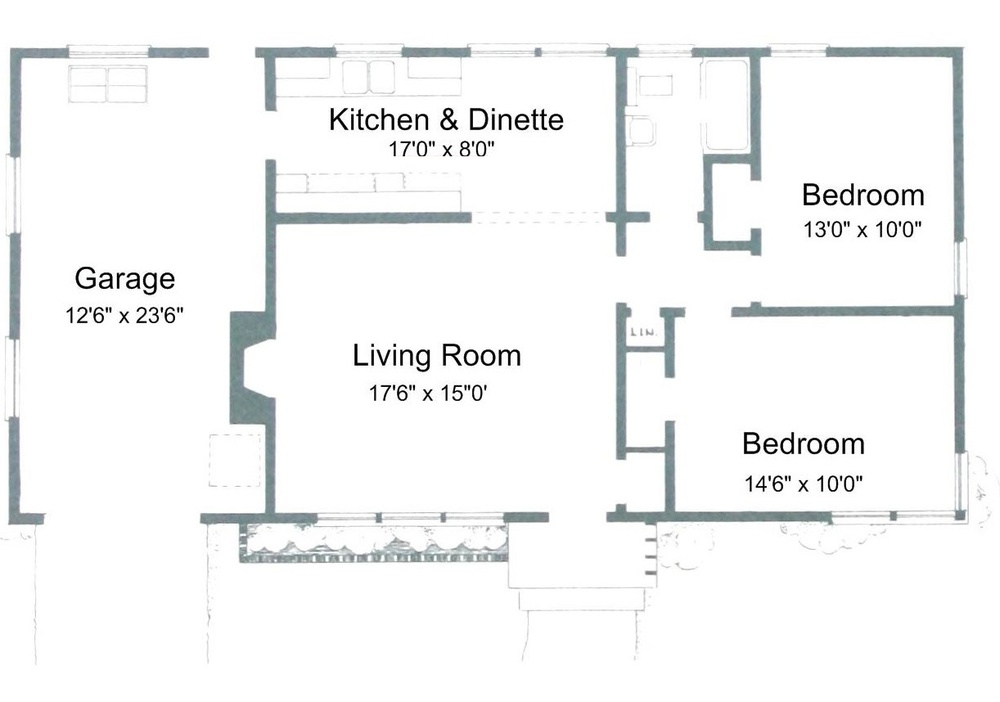
#> input picture 6.deep_learning/2.computer_vision/1.preprocessing/assets/text_plan.jpg, 1000 x 702 px, shrunk from 1222 x 858 before the run
$ jupyter execute 3.Shape_detection.ipynb
#> lines starting #> are read from the running program, lines starting #| are printed output that depends on the picture; after the words box and inside, x2 and y2 are one past the last pixel; in counts of white or black regions, pixels touching at a corner belong together
# Shape detection

In the last chapter we saw how to remove noise from an image with some filtering but there is another way.

If, instead of looking for all the noise to delete, we could grab what we need and remove everything that is outside of it.

First, try to select the text area on this plan:

and draw a line around it like follows:

This issue is a common one, and has been discussed in length [before](https://stackoverflow.com/questions/23506105/extracting-text-opencv/23565051). Try and pilfer the needed information to compose clean and human understandable code for this particular use case.

Now delete everything outside of those boxes (fill it with white pixels)

Now invert to colors so the white become black and the black become white

[cell 1]
# Code here
import cv2
from matplotlib import pyplot as plt

# Load image, grayscale, Gaussian blur, adaptive threshold
image = cv2.imread('assets/text_plan.jpg')
#> image is the input picture: shape (702, 1000, 3); mean B, G, R 245.2, 245, 244.1
#cv2.imshow('image', image)
gray = cv2.cvtColor(image, cv2.COLOR_BGR2GRAY)
blur = cv2.GaussianBlur(gray, (9,9), 0)
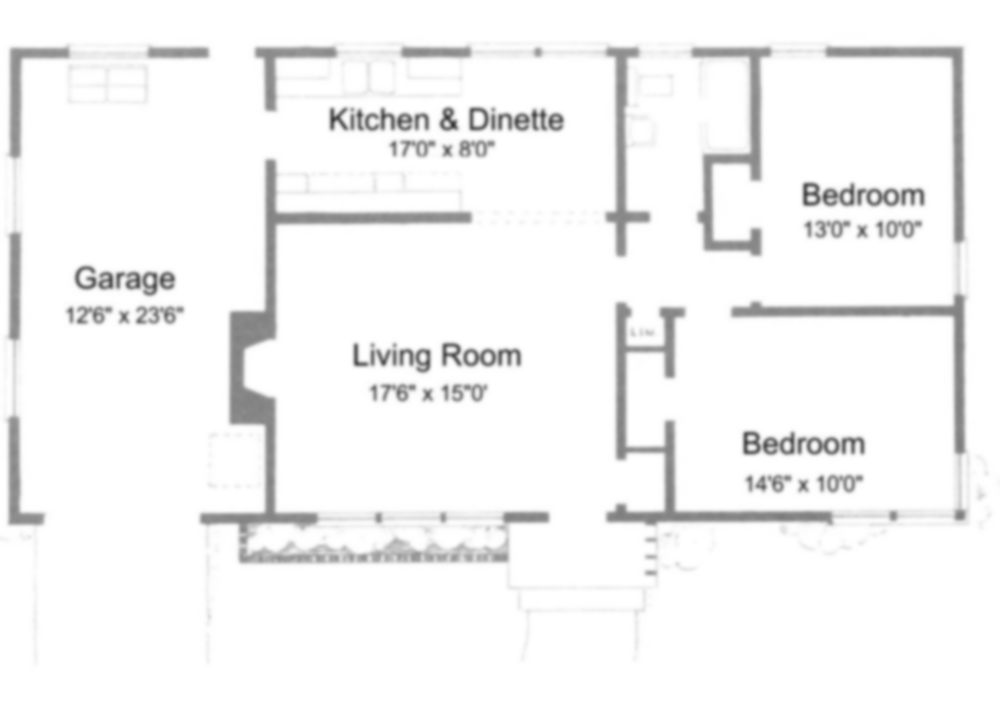
#> blur: shape (702, 1000); min 54, max 255, mean 244.8
thresh = cv2.adaptiveThreshold(blur,255,cv2.ADAPTIVE_THRESH_GAUSSIAN_C, cv2.THRESH_BINARY_INV,11,30)
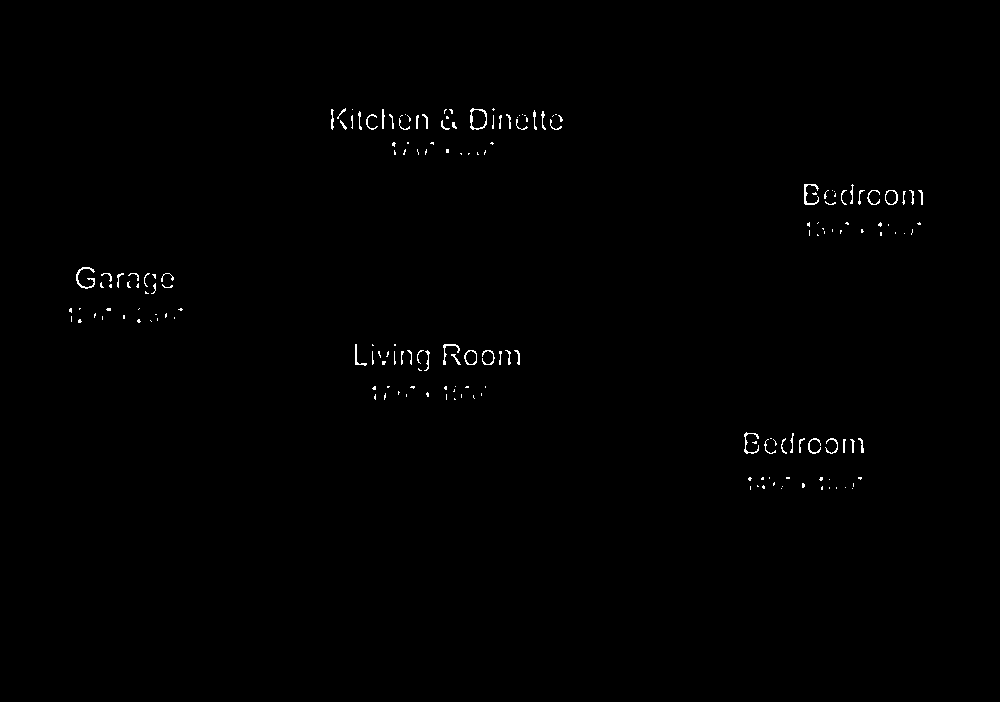
#> thresh: shape (702, 1000); 0.46% white in thin lines or dots, all inside (x1, y1, x2, y2) = (69, 108, 923, 490)

# Dilate to combine adjacent text contours
kernel = cv2.getStructuringElement(cv2.MORPH_RECT, (9,9))
dilate = cv2.dilate(thresh, kernel, iterations=4)
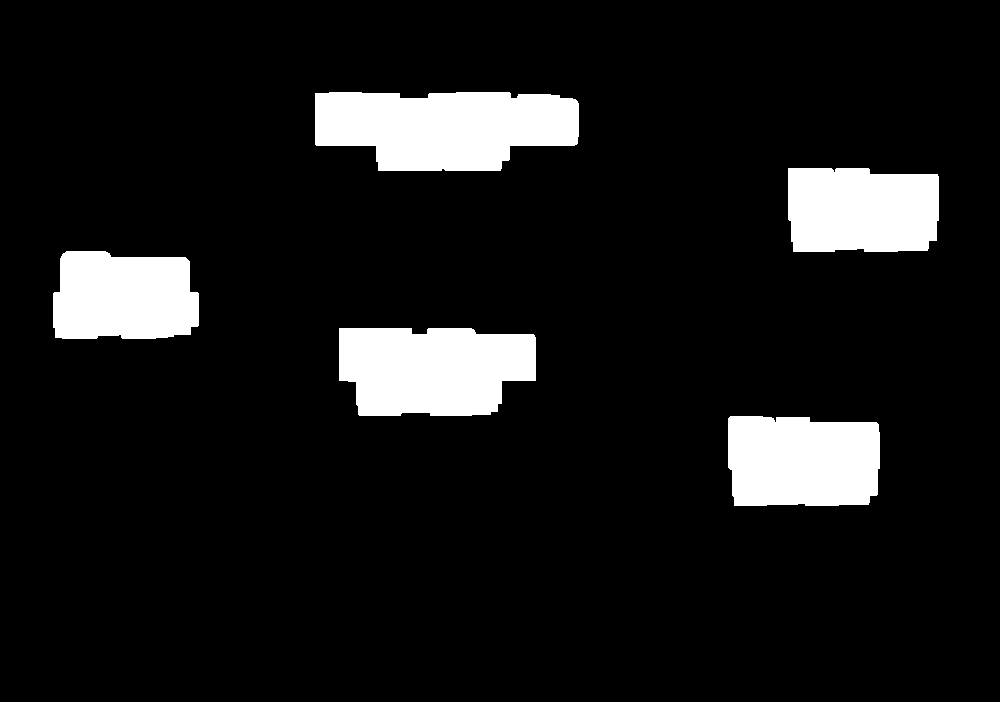
#> dilate: shape (702, 1000); 9.7% white; 5 white regions

# Find contours, highlight text areas, and extract ROIs
cnts = cv2.findContours(dilate, cv2.RETR_EXTERNAL, cv2.CHAIN_APPROX_SIMPLE)
#> cnts = 5 contours; box (x1, y1, x2, y2) and area: (315, 92, 579, 171) 16636, (339, 328, 536, 416) 14610, (728, 416, 880, 506) 12552, (788, 168, 939, 252) 11665, (53, 251, 199, 339) 11162
cnts = cnts[0] if len(cnts) == 2 else cnts[1]

ROI_number = 0
for c in cnts:
    area = cv2.contourArea(c)
    if area > 10000:
        x,y,w,h = cv2.boundingRect(c)
        cv2.rectangle(image, (x, y), (x + w, y + h), (36,255,12), 3)
#> this loop made 5 passes
#> (area, x, y, w, h) on passes 1 to 5: (12552, 728, 416, 152, 90), (14610.5, 339, 328, 197, 88), (11162.5, 53, 251, 146, 88), (11665, 788, 168, 151, 84), (16636.5, 315, 92, 264, 79)
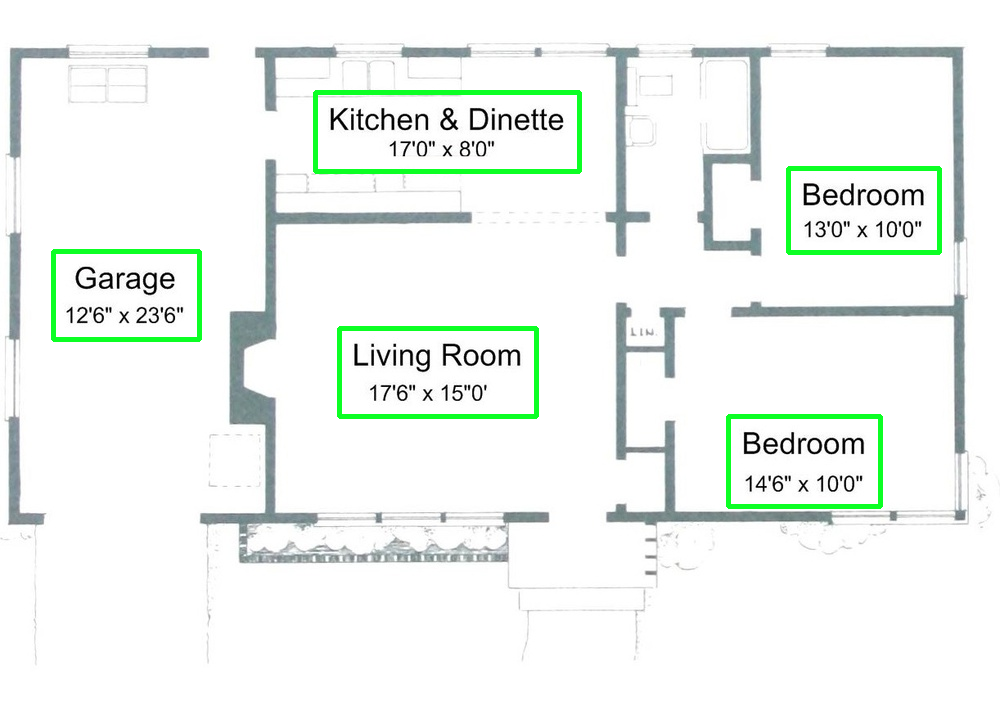
#> image: shape (702, 1000, 3); 1.9% of pixels changed, all inside (x1, y1, x2, y2) = (51, 90, 942, 509)
        # ROI = image[y:y+h, x:x+w]
        # cv2.imwrite('ROI_{}.png'.format(ROI_number), ROI)
        # ROI_number += 1
plt.figure()
plt.imshow(thresh)

plt.figure()
plt.imshow(dilate)

plt.figure()
plt.imshow(image)
# [4 lines of commented-out code are left out]
